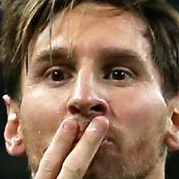
#> input picture lionel_messi/lionel_messi1.png, 179 x 179 px, given in place of 89315xcitefun-maria-sharapova-002.jpg, which was not available
$ jupyter execute --allow-errors Sports_player_image_classifier_model.ipynb   (shell and % lines are left out)   (text cells are left out)
#> lines starting #> are read from the running program, lines starting #| are printed output that depends on the picture; pictures that were not available may be replaced by others from this repository, and a replacement may not be noted
[cell 1]
import os
os.chdir('D:\Python')
os.getcwd()

[cell 2]
import numpy as np
import cv2
import matplotlib.pyplot as plt

[cell 3]
img = cv2.imread('./sample_image/89315xcitefun-maria-sharapova-002.jpg')
#> img is the input picture: shape (179, 179, 3); mean B, G, R 87, 109.2, 138.2
img.shape
#> Out = (179, 179, 3)

[cell 4]
plt.imshow(img)

[cell 5]
gray = cv2.cvtColor(img,cv2.COLOR_BGR2GRAY)
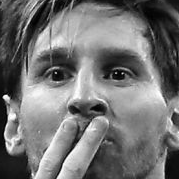
#> gray: shape (179, 179); min 0, max 254, mean 115.4
gray.shape
#> Out = (179, 179)

[cell 6]
plt.imshow(gray,cmap='gray')

[cell 7]
face_cascade = cv2.CascadeClassifier('D:\\Python\\model\\opencv\\haarcascades\\haarcascade_frontalface_default.xml')
eye_cascade = cv2.CascadeClassifier('D:\\Python\\model\\opencv\\haarcascades\\haarcascade_eye.xml')

faces = face_cascade.detectMultiScale(gray, 1.3, 5)
#> faces = [[16, 10, 151, 151]]
faces
#> Out = [[16, 10, 151, 151]]

[cell 8]
(x,y,w,h) = faces[0]
#> x = 16; y = 10; w = 151; h = 151
x,y,w,h
#> Out = (16, 10, 151, 151)

[cell 9]
face_img = cv2.rectangle(img,(x,y),(x+w,y+h),(255,0,0))
plt.imshow(face_img)

[cell 10]
cv2.destroyAllWindows()
for (x,y,w,h) in faces:
    face_img = cv2.rectangle(img,(x,y),(x+w,y+h),(255,0,0))
    roi_gray = gray[y:y+h,x:x+w]
    roi_color = face_img[y:y+h,x:x+w]
    eyes = eye_cascade.detectMultiScale(roi_gray)
    for (ex,ey,ew,eh) in eyes:
        cv2.rectangle(roi_color,(ex,ey),(ex+ew,ey+eh),(0,250,0))
#> this loop made 1 pass
#> (x, y, w, h, eyes) on pass 1: (16, 10, 151, 151, [[79, 40, 44, 44], [17, 40, 45, 45]])
#> pass 1, `roi_gray = gray[y:y+h,x:x+w]`:
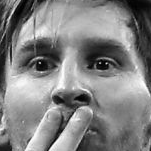
#> roi_gray: shape (151, 151); min 0, max 254, mean 130.5
#> after the loop:
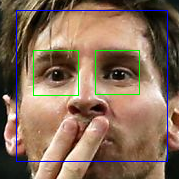
#> img: shape (179, 179, 3); mean B, G, R 89.2, 108.8, 134.2
#> after the loop:
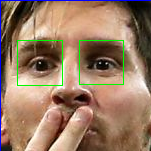
#> roi_color: shape (151, 151, 3); mean B, G, R 99.8, 123.6, 152.8
plt.figure()
plt.imshow(face_img,cmap='gray')
plt.show()

[cell 11]
plt.imshow(roi_color,cmap='gray')

[cell 12]
def get_cropped_image_if_2_eyes(image_path):
    img = cv2.imread(image_path)
    gray = cv2.cvtColor(img,cv2.COLOR_BGR2GRAY)
    faces = face_cascade.detectMultiScale(gray,1.3,5)
#> faces = [[16, 10, 151, 151]]
    for (x,y,w,h) in faces:
        roi_gray = gray[y:y+h,x:x+w]
        roi_color = img[y:y+h,x:x+w]
        eyes = eye_cascade.detectMultiScale(roi_gray)
        if len(eyes)>=2:
            return roi_color

[cell 13]
original_image = cv2.imread('./sample_image/89315xcitefun-maria-sharapova-002.jpg')
plt.imshow(original_image)

[cell 14]
cropped_image = get_cropped_image_if_2_eyes('./sample_image/89315xcitefun-maria-sharapova-002.jpg')
plt.imshow(cropped_image)

[cell 15]
cropped_image.shape
#> Out = (151, 151, 3)

[cell 16]
org_image_obstructed = cv2.imread('./images_dataset/maria_sharapova/MariaS-W1200.jpg.gallery.jpg')
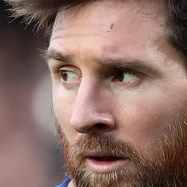
#> input picture lionel_messi/lionel_messi10.png, 187 x 187 px, given in place of MariaS-W1200.jpg.gallery.jpg, which was not available
#> org_image_obstructed is the input picture: shape (187, 187, 3); mean B, G, R 101.8, 110.7, 139.3
plt.imshow(org_image_obstructed)

[cell 17]
cropped_img = get_cropped_image_if_2_eyes('./images_dataset/maria_sharapova/MariaS-W1200.jpg.gallery.jpg')
#> in get_cropped_image_if_2_eyes (call 2), `gray = cv2.cvtColor(img,cv2.COLOR_BGR2GRAY)`:
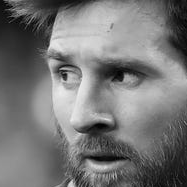
#> gray: shape (187, 187); min 1, max 236, mean 118.2
#> in get_cropped_image_if_2_eyes (call 2), `faces = face_cascade.detectMultiScale(gray,1.3,5)`: faces = [[19, 19, 147, 147]]
#> the loop in get_cropped_image_if_2_eyes, `for (x,y,w,h) in faces:` made 1 pass
#> (x, y, w, h, eyes) on pass 1: (19, 19, 147, 147, [[22, 30, 46, 46], [72, 29, 53, 53]])
#> pass 1, in get_cropped_image_if_2_eyes (call 2), `roi_gray = gray[y:y+h,x:x+w]`:
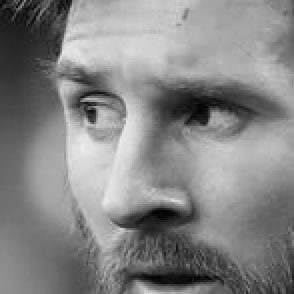
#> roi_gray: shape (147, 147) (shown 2 times larger); min 2, max 236, mean 133
#> pass 1, in get_cropped_image_if_2_eyes (call 2), `roi_color = img[y:y+h,x:x+w]`:
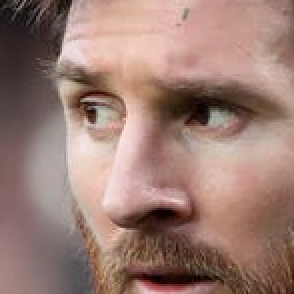
#> roi_color: shape (147, 147, 3) (shown 2 times larger); mean B, G, R 115.5, 125, 155.3
cropped_img

[cell 18]
path_to_data = './images_dataset'
path_to_cr_data = './images_dataset/cropped/'

[cell 19]
import os
img_dirs = []
for entry in os.scandir(path_to_data):
    if entry.is_dir():
        img_dirs.append(entry.path)

[cell 20]
img_dirs

[cell 21]
import shutil
if os.path.exists(path_to_cr_data):
    shutil.rmtree(path_to_cr_data)
else:
     os.mkdir(path_to_cr_data)

[cell 22]
cropped_img_dirs = []
celebrity_file_names_dict = {}
for img_dir in img_dirs:
    count = 1
    celebrity_name = img_dir.split('\\')[-1]
    print(celebrity_name)
    celebrity_file_names_dict[celebrity_name] = []
    for entry in os.scandir(img_dir):
        roi_color = get_cropped_image_if_2_eyes(entry.path)
        if roi_color is not None:
            cropped_folder = path_to_cr_data + celebrity_name
            if not os.path.exists(cropped_folder):
                os.makedirs(cropped_folder)
                cropped_img_dirs.append(cropped_folder)
                print("Generating cropped images in folder: ",cropped_folder)
            cropped_file_name = celebrity_name + str(count) + '.png'
            cropped_file_path = cropped_folder + '/' + cropped_file_name

            cv2.imwrite(cropped_file_path,roi_color)
            celebrity_file_names_dict[celebrity_name].append(cropped_file_path)
            count+=1

#> (a cell that did not finish here is left out)

[cell 24]
import numpy as np
import pywt
import cv2


def w2d(img, mode='haar', level=1):
#> called with mode = 'db1', level = 7
    imArray = img
    #Datatype conversions
    #convert to grayscale
    imArray = cv2.cvtColor( imArray,cv2.COLOR_BGR2GRAY )
    #convert to float
    imArray =  np.float32(imArray)
    imArray /= 255;
    # compute coefficients
    coeffs=pywt.wavedec2(imArray, mode, level=level)
#> coeffs = 8 items

    #Process Coefficients
    coeffs_H=list(coeffs)
#> coeffs_H = 8 items
    coeffs_H[0] *= 0;

    # reconstruction
    imArray_H=pywt.waverec2(coeffs_H, mode);
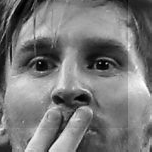
#> imArray_H: shape (152, 152) float32; min -0.533, max 0.596, mean 0.00424; drawn with min black and max white
    imArray_H *= 255;
    imArray_H =  np.uint8(imArray_H)
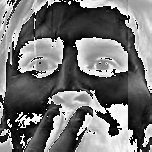
#> imArray_H: shape (152, 152); min 0, max 255, mean 114.4

    return imArray_H

[cell 25]
im_har = w2d(cropped_image,'db1',7)
plt.imshow(im_har, cmap='gray')

[cell 26]
class_dict = {}
count = 0
for celebrity_name in celebrity_file_names_dict.keys():
    class_dict[celebrity_name] = count
    count = count + 1
class_dict
